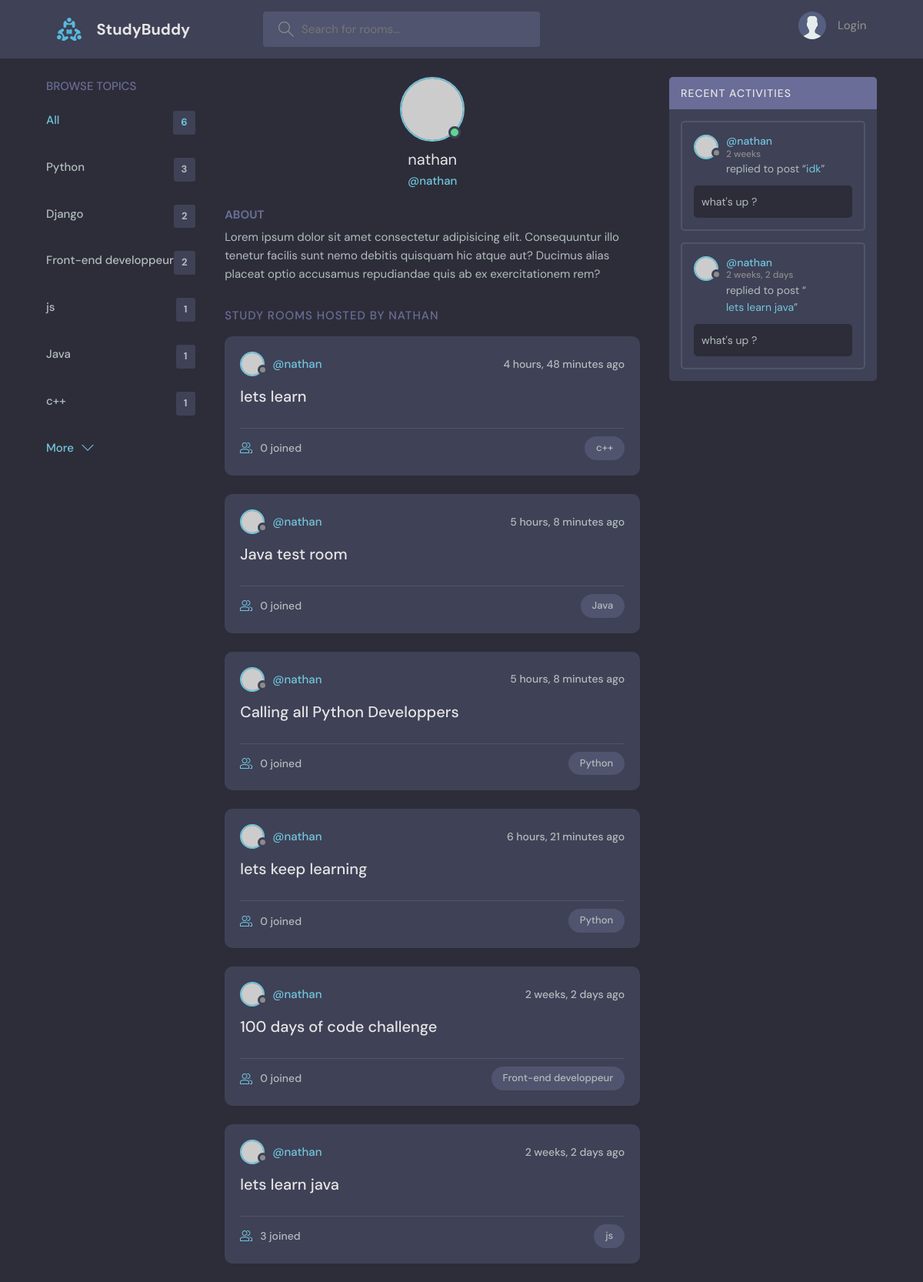
The app's page /profile/1/, older data.
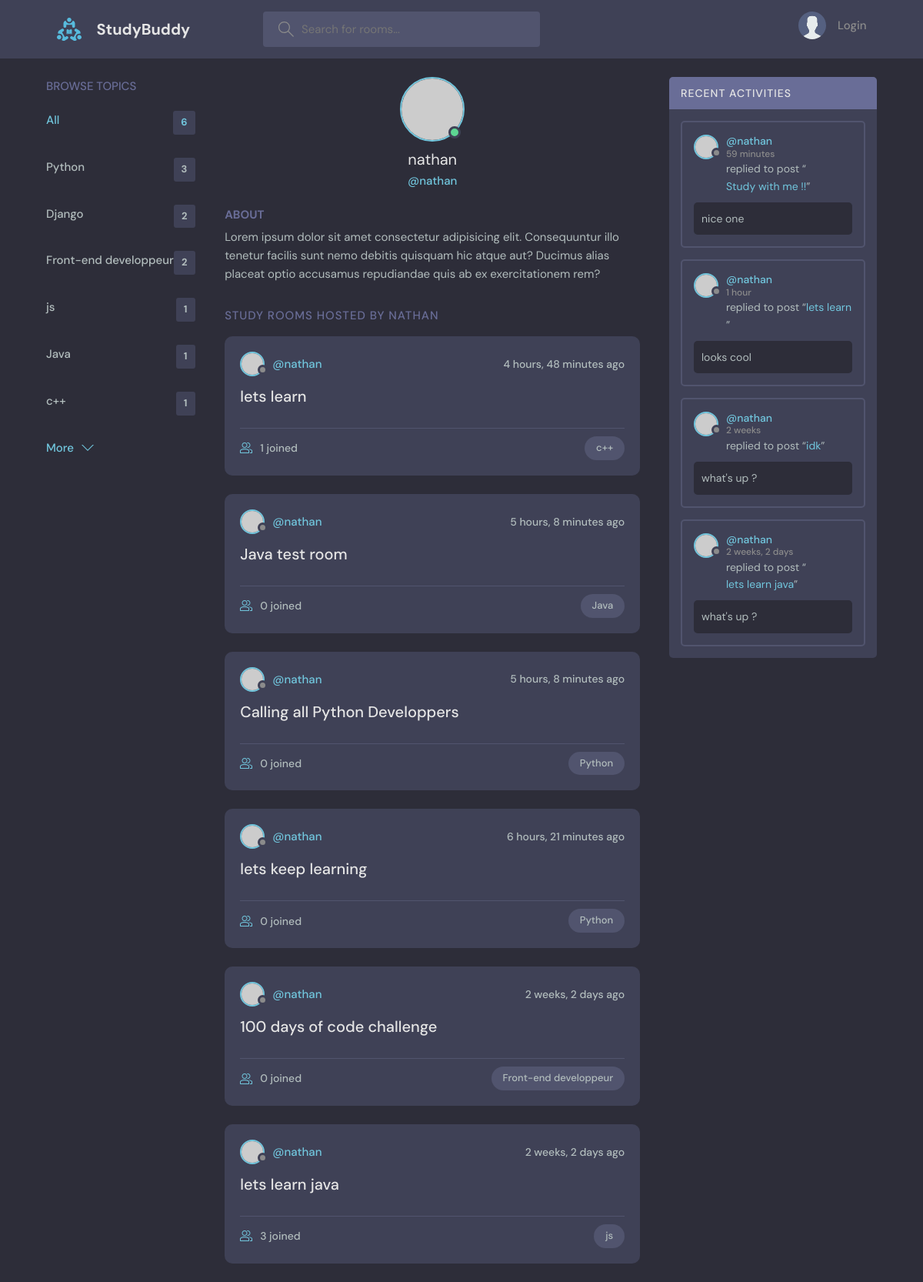
The same page, newer data.
### base/models.py (models this page shows, shortened)
class Topic(models.Model):
    name = models.CharField(max_length=200)

class Room(models.Model):
    host = models.ForeignKey(User, on_delete=models.SET_NULL, null=True)
    topic = models.ForeignKey(Topic, on_delete=models.SET_NULL, null=True)
    name = models.CharField(max_length=200)
    description = models.TextField(blank=True, null=True)
    participants = models.ManyToManyField(User, related_name='participants', blank=True)
    updated = models.DateTimeField(auto_now=True)
    created = models.DateTimeField(auto_now_add=True)
    class Meta :
        ordering = ['-created', '-updated']
    def __str__(self):
        return self.name

class Message(models.Model):
    user = models.ForeignKey(User, on_delete=models.CASCADE)
    room = models.ForeignKey(Room, on_delete=models.CASCADE)
    body = models.TextField()
    updated = models.DateTimeField(auto_now=True)
    created = models.DateTimeField(auto_now_add=True)
    class Meta :
        ordering = ['-created', '-updated']

### base/views.py (the view)
# urls.py: path("profile/<str:pk>/", views.userProfile, name="user-profile"),
def userProfile(request, pk):
    user = User.objects.get(id=pk)
    rooms = user.room_set.all()
    room_messages = user.message_set.all()
    topics = Topic.objects.all()
    context = {'user': user, 'rooms': rooms, 'room_messages': room_messages, 'topics': topics}
    return render(request, "base/profile.html", context)

### base/templates/base/profile.html (shortened to what this page needs)
{%extends 'main.html'%}
{% block content %}
  <main class="profile-page layout layout--3">
    <div class="container">
      {%include 'base/topics_component.html'%}
      <div class="roomList">
        <div class="profile">
          <div class="profile__avatar">
            <div class="avatar avatar--large active">
              <img src="https://randomuser.me/api/portraits/men/11.jpg" />
            </div>
          </div>
          <div class="profile__info">
            <h3>{{user.username}}</h3>
            <p>@{{user.username}}</p>
          </div>
          <div class="profile__about">
            <h3>About</h3>
            <p>
              Lorem ipsum dolor sit amet consectetur adipisicing elit. Consequuntur illo tenetur
              facilis sunt nemo debitis quisquam hic atque aut? Ducimus alias placeat optio
              accusamus repudiandae quis ab ex exercitationem rem?
            </p>
          </div>
        </div>
        <div class="roomList__header">
          <div>
            <h2>Study Rooms Hosted by {{user.username}}</a>
            </h2>
          </div>
        </div>
        {%include 'base/feed_component.html'%}
      </div>
      {%include 'base/activity_component.html'%}
    </div>
  </main>
</body>
{% endblock content %}

### base/templates/base/topics_component.html
<div class="topics">
  <div class="topics__header">
    <h2>Browse Topics</h2>
  </div>
  <ul class="topics__list">
    <li>
      <a href="{%url 'home'%}" class="active">All <span>{{topics.count}}</span></a>
    </li>
    {% for topic in topics %}
    <li>
      <a href="{% url 'home' %}?q={{ topic.name }}">{{topic.name}} <span>{{topic.room_set.all.count}}</span></a>
    </li>
    {% endfor %}
  </ul>
  <a class="btn btn--link" href="topics.html">
    More
    <svg version="1.1" xmlns="http://www.w3.org/2000/svg" width="32" height="32" viewBox="0 0 32 32">
      <title>chevron-down</title>
      <path d="M16 21l-13-13h-3l16 16 16-16h-3l-13 13z"></path>
    </svg>
  </a>
</div>

### base/templates/base/feed_component.html (shortened to what this page needs)
{% for room in rooms %}
  <div class="roomListRoom">
    <div class="roomListRoom__header">
      <a href="{%url 'user-profile' room.host.id %}" class="roomListRoom__author">
        <div class="avatar avatar--small">
          <img src="https://randomuser.me/api/portraits/women/11.jpg" />
        </div>
        <span>@{{room.host.username}}</span>
      </a>
      <div class="roomListRoom__actions">
        <span>{{room.created|timesince}} ago</span>
      </div>
    </div>
    <div class="roomListRoom__content">
      <a href="{% url 'room' room.id %}">{{room.name}}</a>
    </div>
    <div class="roomListRoom__meta">
      <a href="{% url 'room' room.id %}" class="roomListRoom__joined">
        {{room.participants.all.count}} joined
      </a>
      <p class="roomListRoom__topic">{{room.topic.name}}</p>
    </div>
  </div>
{% endfor %}

### base/templates/base/activity_component.html (shortened to what this page needs)
<div class="activities">
  <div class="activities__header">
    <h2>Recent Activities</h2>
  </div>
  {% for message in room_messages %}
  <div class="activities__box">
    <div class="activities__boxHeader roomListRoom__header">
      <a href="{% url 'user-profile' message.user.id %}" class="roomListRoom__author">
        <div class="avatar avatar--small">
          <img src="https://randomuser.me/api/portraits/women/11.jpg" />
        </div>
        <p>
          @{{ message.user }}
          <span>{{ message.created|timesince }}</span>
        </p>
      </a>
    </div>
    <div class="activities__boxContent">
      <p>replied to post “<a href="{%url 'room' message.room.id%}}">{{message.room}}</a>”</p>
      <div class="activities__boxRoomContent">
        {{message.body}}
      </div>
    </div>
  </div>
  {% endfor %}
</div>

Row changes from the older to the newer data that the page shows:
computed for Room "lets learn": participants.all.count "0" → "1"
added Message: user "nathan", created "59 minutes", room "Study with me !!", body "nice one"
added Message: user "nathan", created "1 hour", room "lets learn", body "looks cool"
